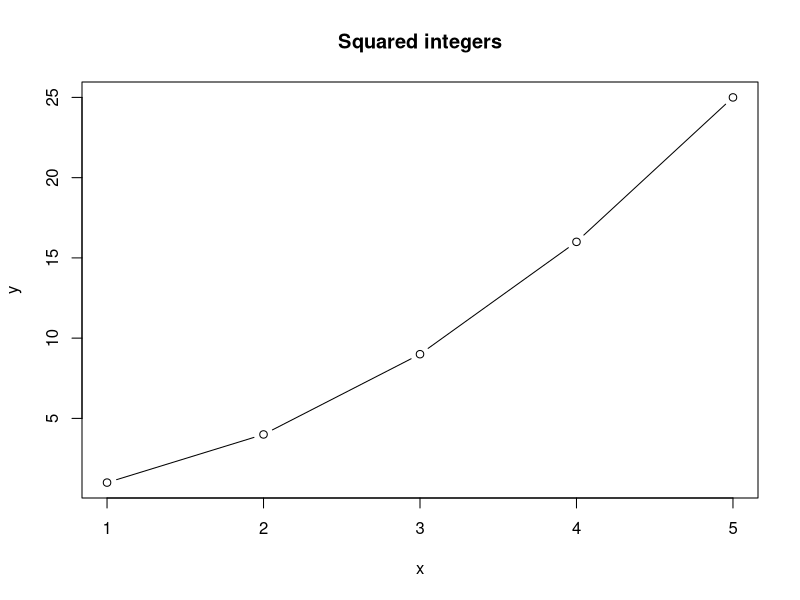

This chart was generated by the following R code:
## This is a R script 
## Run this code to make a plot of x and x^2 for the integers from 1 to 10

x <- 1:5
y <- x^2


plot(x,y, type = "b", main = "Squared integers")
